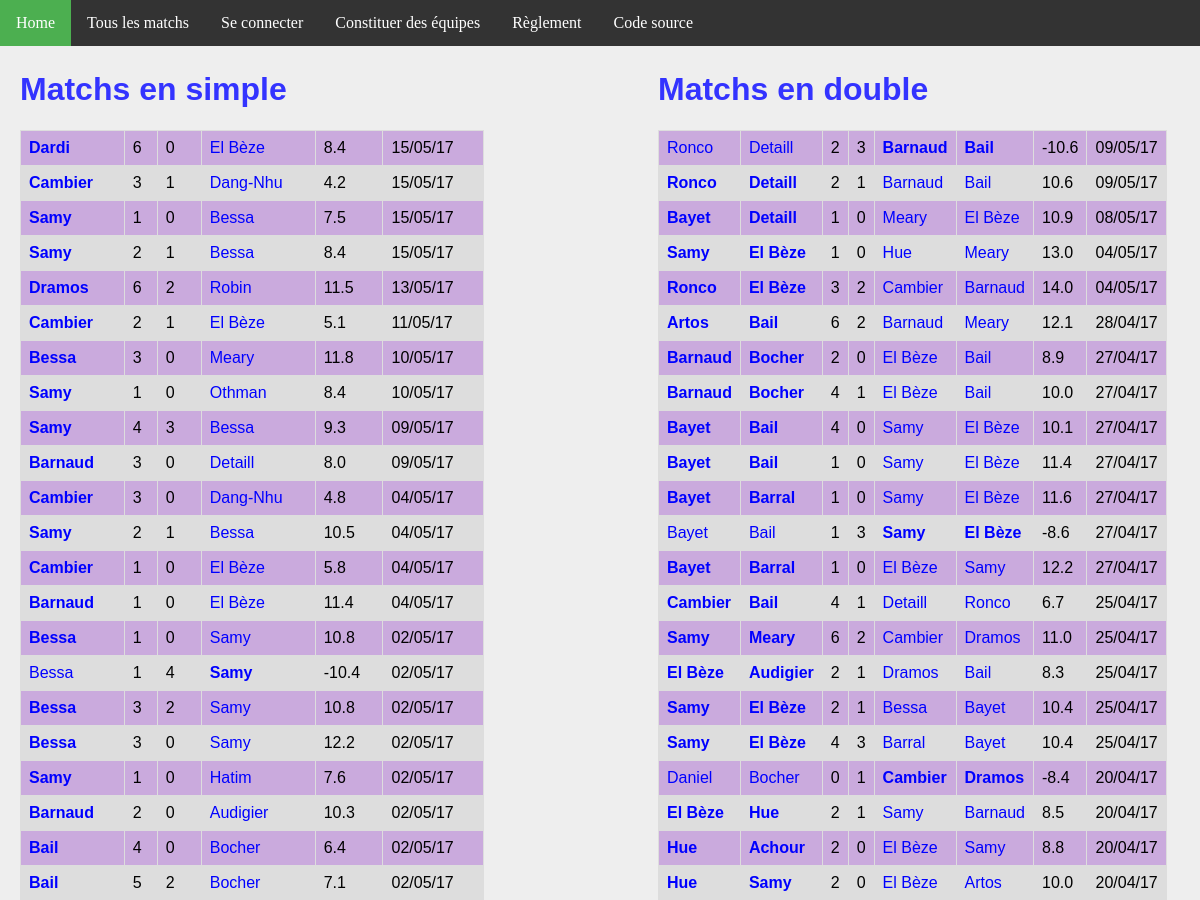
Before: /matchs/ (upper part) with the older database file.
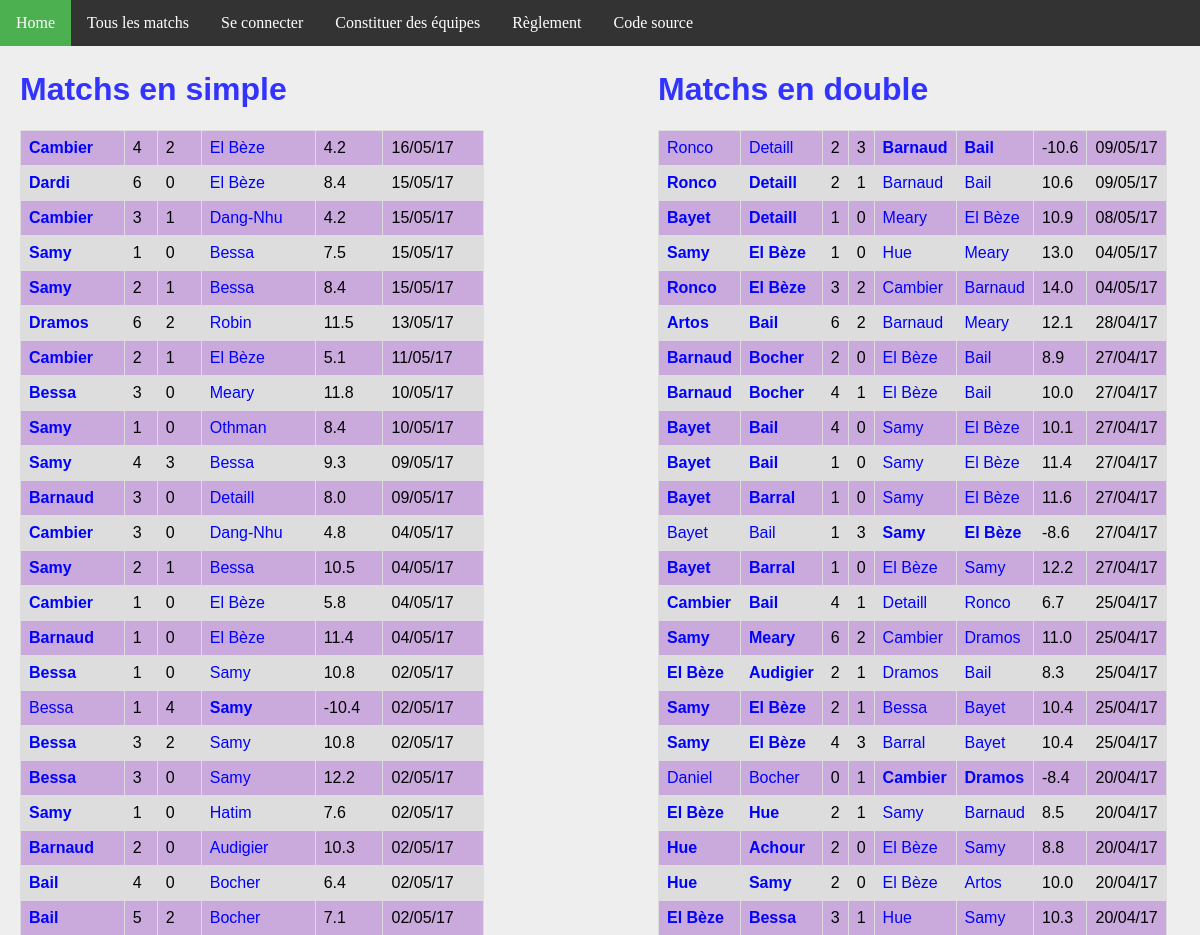
After: the same page with the newer database file.
### ranking/models.py (models this page shows, shortened)
class MatchSimple(models.Model):
    domicile = models.ForeignKey('Joueur', related_name = 'dom')
    exterieur = models.ForeignKey('Joueur', related_name = 'exte')
    date = models.DateTimeField(auto_now_add=True)
    buts_domicile = models.IntegerField(default=0)
    buts_exterieur = models.IntegerField(default=0)
    points = models.FloatField(default=0)
    @property
    def winner(self):
        if self.buts_domicile > self.buts_exterieur:
            return 1.
        elif self.buts_domicile < self.buts_exterieur:
            return 0.
        else:
            return 0.5

class Joueur(models.Model):
    user = models.OneToOneField(User, on_delete=models.CASCADE)
    pseudo = models.CharField(max_length = 50, default="Pax lambda")
    simple_score = models.FloatField(default=100)
    simple_rang = models.IntegerField(default=0)
    simple_victoires = models.IntegerField(default=0)
    simple_nuls = models.IntegerField(default=0)
    simple_defaites = models.IntegerField(default=0)
    simple_buts_pour = models.IntegerField(default=0)
    simple_buts_contre = models.IntegerField(default=0)
    double_score = models.FloatField(default=100)
    double_rang = models.IntegerField(default=0)
    double_victoires = models.IntegerField(default=0)
    double_nuls = models.IntegerField(default=0)
    double_defaites = models.IntegerField(default=0)
    double_buts_pour = models.IntegerField(default=0)
    double_buts_contre = models.IntegerField(default=0)

class MatchDouble(models.Model):
    domicile_1 = models.ForeignKey('Joueur', related_name = 'dom1')
    domicile_2 = models.ForeignKey('Joueur', related_name = 'dom2')
    exterieur_1 = models.ForeignKey('Joueur', related_name = 'exte1')
    exterieur_2 = models.ForeignKey('Joueur', related_name = 'exte2')
    date = models.DateTimeField(auto_now_add=True)
    buts_domicile = models.IntegerField(default=0)
    buts_exterieur = models.IntegerField(default=0)
    points = models.FloatField(default=0)
    @property
    def winner(self):
        if self.buts_domicile > self.buts_exterieur:
            return 1.
        elif self.buts_domicile < self.buts_exterieur:
            return 0.
        else:
            return 0.5

### ranking/views.py (the view)
# urls.py: url(r'^matchs/$', views.all_matchs, name='matchs'),
def all_matchs(request):
    context = {
        'simple_matchs': MatchSimple.objects.order_by('-date').all(),
        'double_matchs': MatchDouble.objects.order_by('-date').all(),
    }
    return render(request, 'all_matchs.html', context)

### ranking/templatetags/app_filter.py (called while the page is built)
@register.filter(name='decimal')
def decimal(x):
    return '{0:.1f}'.format(x)

### ranking/templates/all_matchs.html
{% extends 'base.html' %}
{% block body %}
{% load app_filter %}
<div id="column1" style="float:left; margin:0; width:40%;">
    <h1>Matchs en simple</h1>
    <table>
        {% for m in simple_matchs %}
        <tr>
            <td {% if m.winner == 1 %} style='font-weight:bold'{% endif %} >
                <a href="{% url 'joueur' m.domicile.id %}">{{m.domicile.pseudo}}</a>
            </td>
            <td>{{m.buts_domicile}}</td>
            <td>{{m.buts_exterieur}}</td>
            <td {% if m.winner == 0 %} style='font-weight:bold'{% endif %} >
                <a href="{% url 'joueur' m.exterieur.id %}">{{m.exterieur.pseudo}}</a>
            </td>
            <td>{{m.points|decimal}}</td>
            <td>{{m.date | date:'d/m/y'}}</td>
        </tr>
        {% endfor %}
    </table>
</div>
<div id="column2" style="float:left; margin-left:15%;width:40%;">
<h1>Matchs en double</h1>
<table>
    {% for m in double_matchs %}
    <tr>
        <td {% if m.winner == 1 %} style='font-weight:bold'{% endif %} >
            <a class="joueur" href="{% url 'joueur' m.domicile_1.id %}">{{m.domicile_1.pseudo}}</a>
        </td>
        <td {% if m.winner == 1 %} style='font-weight:bold'{% endif %} >
            <a class="joueur" href="{% url 'joueur' m.domicile_2.id %}">{{m.domicile_2.pseudo}}</a>
        </td>
        <td>{{m.buts_domicile}}</td>
        <td>{{m.buts_exterieur}}</td>
        <td {% if m.winner == 0 %} style='font-weight:bold'{% endif %} >
            <a class='joueur' href="{% url 'joueur' m.exterieur_1.id %}">{{m.exterieur_1.pseudo}}</a>
        </td>
        <td {% if m.winner == 0 %} style='font-weight:bold'{% endif %} >
            <a class='joueur' href="{% url 'joueur' m.exterieur_2.id %}">{{m.exterieur_2.pseudo}}</a>
        </td>
        <td>{{m.points|decimal}}</td>
        <td>{{m.date | date:'d/m/y'}}</td>
    </tr>
    {% endfor %}
</table>
</div>
{% endblock %}

Changed rows visible on the page:
added MatchSimple: domicile.pseudo "Cambier", buts_domicile "4", buts_exterieur "2", exterieur.pseudo "El Bèze", points|decimal "4.2", date "16/05/17"
now on this page (row unchanged): MatchDouble: domicile_1.pseudo "El Bèze", domicile_2.pseudo "Bessa", buts_domicile "3", buts_exterieur "1", exterieur_1.pseudo "Hue", exterieur_2.pseudo "Samy", points|decimal "10.3", date "20/04/17"
